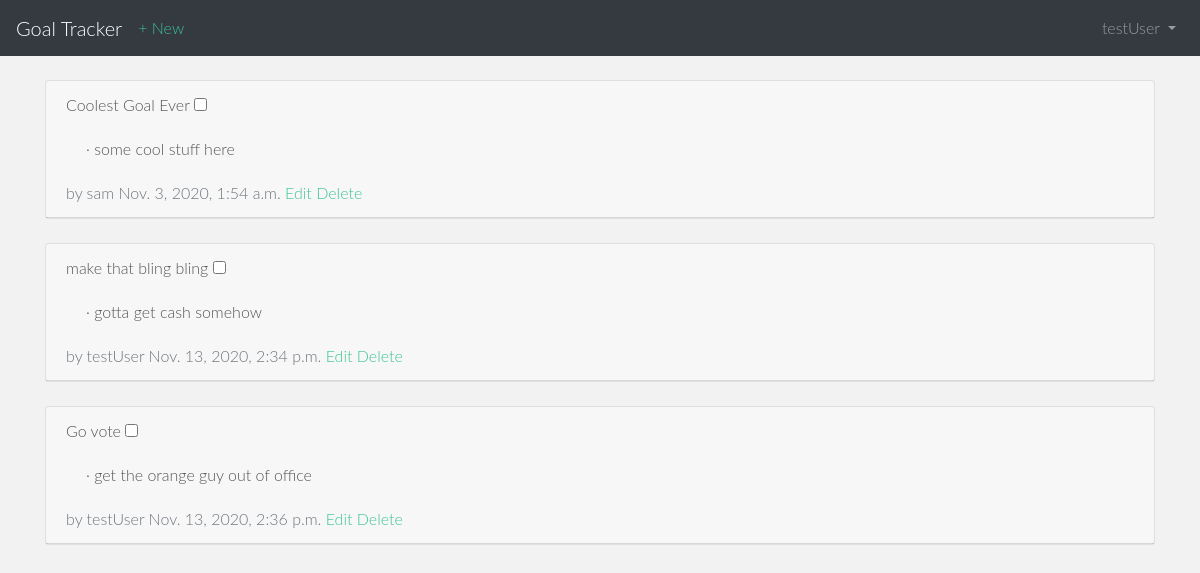
The app's page /goals/ (signed in) with its own data.
### users/models.py (models this page shows)
class CustomUser(AbstractUser):
    age = models.PositiveIntegerField(null=True, blank=True)

### goals/models.py (models this page shows, shortened)
class Goal(models.Model):
    title = models.CharField(max_length=255)
    body = models.TextField()
    date = models.DateTimeField(auto_now_add=True)
    author = models.ForeignKey(
    get_user_model(),
    on_delete=models.CASCADE,
    )

### goals/views.py (the view)
# urls.py: path('',GoalListView.as_view(), name='goal_list'),
class GoalListView(LoginRequiredMixin, ListView):
    model = Goal
    template_name = 'goal_list.html'
    login_url = 'login'

### templates/goal_list.html (shortened to what this page needs)
{% extends 'base.html' %}
{% block content %}
  {% for goal in object_list %}
    <div class="card">
      <div class="card-header">
        <span class="front-weight-bold">{{ goal.title }}</span>
        <input type="checkbox" name="..."/>
        <div class="card-body">
          &middot; {{ goal.body }}
        </div>
        <span class="text-muted">by {{ goal.author }}
          {{ goal.date }}</span>
          <a href="{% url 'goal_edit' goal.pk %}">Edit</a>
          <a href="{% url 'goal_delete' goal.pk %}">Delete</a>
        </div>
      </div>
      <br />
    {% endfor %}
  {% endblock content %}

### templates/base.html (shortened to what this page needs)
<!doctype html>
{% load static %}
<html lang="en">
  <head>
    <link rel="stylesheet"
    href="https://stackpath.bootstrapcdn.com/bootstrap/4.1.3/css/bootstrap.min.css"
>
    <link rel="stylesheet" type="text/css" href="{% static 'css/style.css' %}"/>
  </head>
  <body>
    <nav class="navbar navbar-expand-md navbar-dark bg-dark mb-4">
      <a class="navbar-brand" href="{% url 'home' %}">Goal Tracker</a>
    <div class="collapse navbar-collapse" id="navbarCollapse">
      {% if user.is_authenticated %}
        <ul class="navbar-nav mr-auto">
          <li class="nav-item"><a href="{%url 'goal_new' %}">+ New</a></li>
        </ul>
        <ul class="navbar-nav ml-auto">
          <li class="nav-item">
            <a class="nav-link dropdown-toggle" href="#" id="userMenu"
              data-toggle="dropdown" aria-haspopup="true"
              aria-expanded="false">
              {{ user.username }}
            </a>
          </li>
        </ul>
      {% endif %}
    </div>
  </nav>
  <div class="container">
    {% block content %}
    {% endblock content %}
  </div>
  </body>
</html>

### static/css/style.css (style rules this page uses)
body { background-color: #f2f2f2; font-family: "Lato"; font-weight: 300; font-size: 16px; color: #555; -webkit-font-smoothing: antialiased; -webkit-overflow-scrolling: touch; }
a { color: #3bc492; word-wrap: break-word; -webkit-transition: color 0.1s ease-in, background 0.1s ease-in; -moz-transition: color 0.1s ease-in, background 0.1s ease-in; -ms-transition: color 0.1s ease-in, background 0.1s ease-in; -o-transition: color 0.1s ease-in, background 0.1s ease-in; transition: color 0.1s ease-in, background 0.1s ease-in; }
a:before, a:after { -webkit-transition: color 0.1s ease-in, background 0.1s ease-in; -moz-transition: color 0.1s ease-in, background 0.1s ease-in; -ms-transition: color 0.1s ease-in, background 0.1s ease-in; -o-transition: color 0.1s ease-in, background 0.1s ease-in; transition: color 0.1s ease-in, background 0.1s ease-in; }

### records on screen
CustomUser: username "testUser"
Goal: title "Coolest Goal Ever", body "some cool stuff here", author "sam", date "Nov. 3, 2020, 1:54 a.m."
Goal: title "make that bling bling", body "gotta get cash somehow", author "testUser", date "Nov. 13, 2020, 2:34 p.m."
Goal: title "Go vote", body "get the orange guy out of office", author "testUser", date "Nov. 13, 2020, 2:36 p.m."
